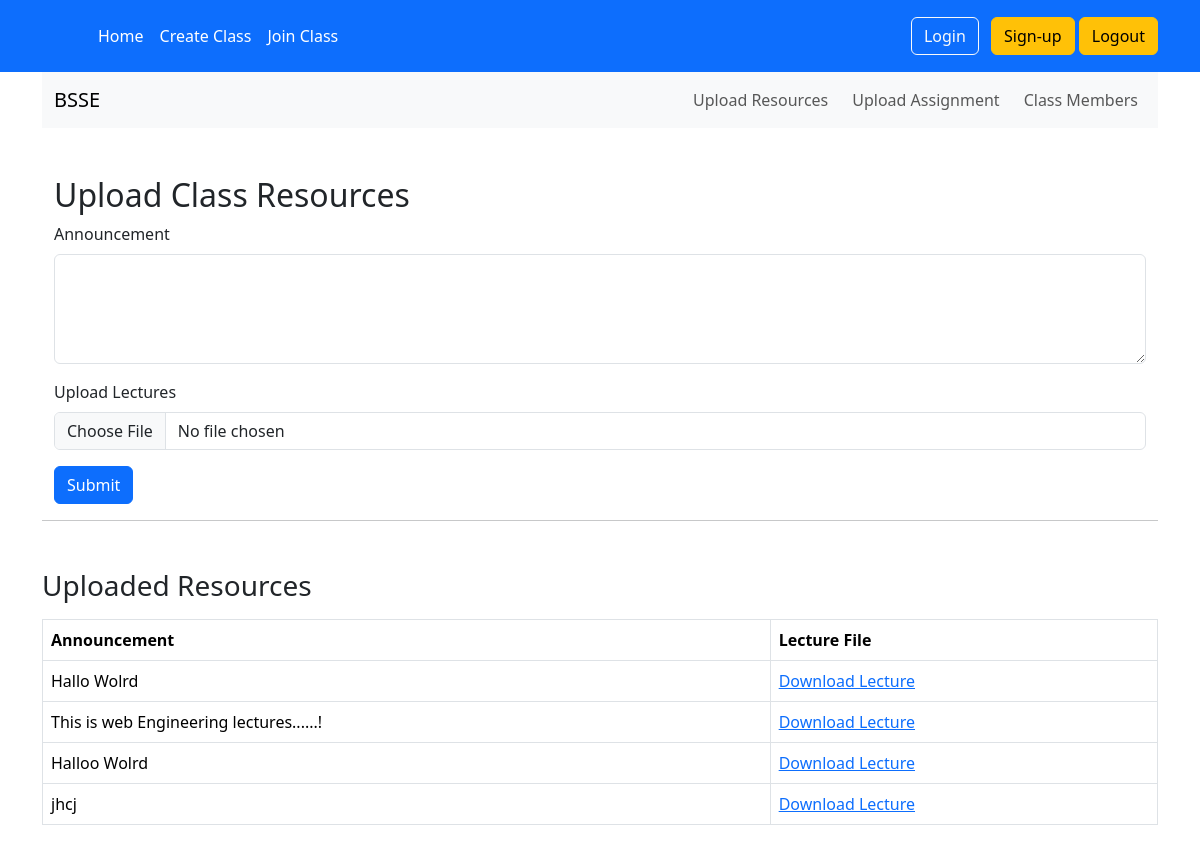
Screenshot of /resource/12/ (signed in) with the database file from the repository.
### authz/models.py (models this page shows)
class GoogleClass(models.Model):
    class_name = models.CharField(max_length=255)
    class_code = models.CharField(max_length=100)
    instructor = models.ForeignKey(User, null=True, blank=True ,on_delete=models.CASCADE)
    def __str__(self):
        return self.class_name

class ClassData(models.Model):
    name = models.ForeignKey(GoogleClass, on_delete=models.CASCADE,related_name='googleclss')
    announcement = models.TextField()
    lectures = models.FileField(upload_to='resources/', blank=False,null=True)

### home/views/home_view.py (the view)
# urls.py: path('resource/<int:id>/',home_view.resources,name='resource'),
@login_required
def resources(request,id):
    googlcls = GoogleClass.objects.filter(id=id).first()
    if request.method == 'POST':
        name=googlcls
        announcement = request.POST.get('announcement')
        lectures = request.FILES.get('lectures')
        ClassData.objects.create(announcement=announcement,lectures=lectures,name=name)
        messages.success(request, 'You have successfully uploaded the resources')
    get_resource = GoogleClass.objects.filter(id=id).first()
    print(get_resource)
    get_re = get_resource.googleclss.all()
    print(get_re)
    context ={
         'get': get_resource,
         'get_re': get_re,
        'googlecls':googlcls
    }
    return render(request,'resources.html',context)

### templates/resources.html (shortened to what this page needs)
{% extends "base.html" %}
{% block content %}
<nav class="navbar navbar-expand-lg navbar-light bg-light">
    <div class="container-fluid">
        <a class="navbar-brand" href="#">{{ googlecls.class_name }}</a>
        <div class="collapse navbar-collapse" id="navbarNav">
            <ul class="navbar-nav ms-auto">
                <li class="nav-item">
                    <a class="nav-link btn btn-primary me-2" href="{% url 'resource' googlecls.id %}">Upload Resources</a>
                </li>
                {% if googlecls.instructor.username == user.username %}
                <li class="nav-item">
                    <a class="nav-link btn btn-success me-2" href="{% url 'upload_assignment' googlecls.id  %}">Upload Assignment</a>
                </li>
                {% endif %}
                <li class="nav-item">
                    <a class="nav-link btn btn-info" href="#">Class Members</a>
                </li>
            </ul>
        </div>
    </div>
</nav>
<div class="container mt-5">
    {% if googlecls.instructor.username == user.username %}
    <h2>Upload Class Resources</h2>
    <form action="" method="post" enctype="multipart/form-data">
        <div class="mb-3">
            <label for="announcement" class="form-label">Announcement</label>
            <textarea name="announcement" id="announcement" class="form-control" rows="4" required></textarea>
        </div>
        <div class="mb-3">
            <label for="lectures" class="form-label">Upload Lectures</label>
            <input type="file" name="lectures" id="lectures" class="form-control" required>
        </div>
        <button type="submit" class="btn btn-primary">Submit</button>
    </form>
    {% endif %}
</div>
<hr/>
<div class="mt-5">
    <h3>Uploaded Resources</h3>
    {% if get_re %}
    <table class="table table-bordered mt-3">
        <thead>
            <tr>
                <th>Announcement</th>
                <th>Lecture File</th>
            </tr>
        </thead>
        <tbody>
            {% for resource in get_re %}
                <tr>
                    <td>{{ resource.announcement }}</td>
                    <td>
                        {% if resource.lectures %}
                            <a href="{{ resource.lectures.url }}" download>Download Lecture</a>
                        {% else %}
                            No file uploaded
                        {% endif %}
                    </td>
                </tr>
            {% endfor %}
        </tbody>
    </table>
    {% else %}
        <p>No resources uploaded yet.</p>
    {% endif %}
</div>
{% endblock content %}

### rows the page displays
GoogleClass: class_name "BSSE"
ClassData: announcement "Hallo Wolrd"
ClassData: announcement "This is web Engineering lectures......!"
ClassData: announcement "Halloo Wolrd"
ClassData: announcement "jhcj"
